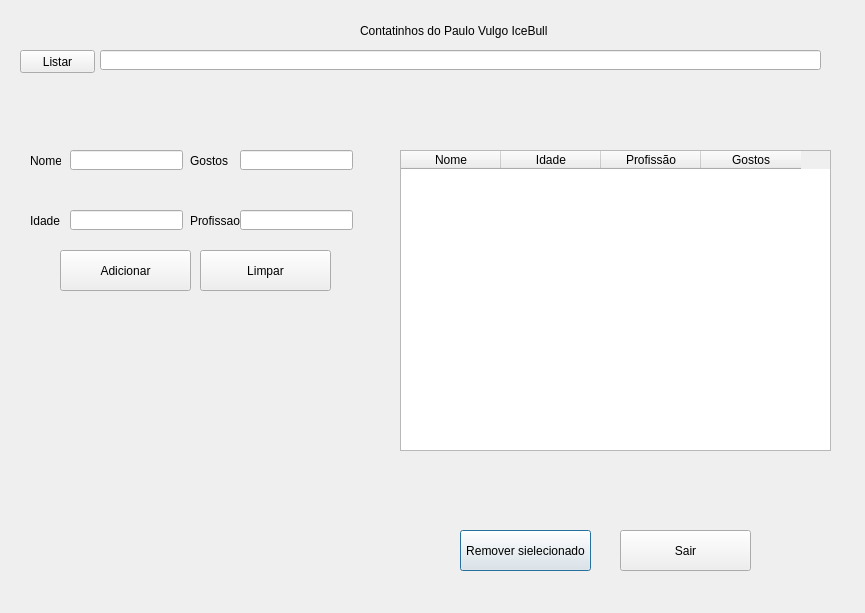
<?xml version="1.0" encoding="UTF-8"?>
<ui version="4.0">
 <class>Dialog</class>
 <widget class="QDialog" name="Dialog">
  <property name="geometry">
   <rect>
    <x>0</x>
    <y>0</y>
    <width>865</width>
    <height>613</height>
   </rect>
  </property>
  <property name="windowTitle">
   <string>Dialog</string>
  </property>
  <widget class="QLabel" name="label">
   <property name="geometry">
    <rect>
     <x>360</x>
     <y>-40</y>
     <width>341</width>
     <height>141</height>
    </rect>
   </property>
   <property name="text">
    <string>Contatinhos do Paulo Vulgo IceBull</string>
   </property>
  </widget>
  <widget class="QPushButton" name="btnRemover">
   <property name="geometry">
    <rect>
     <x>460</x>
     <y>530</y>
     <width>131</width>
     <height>41</height>
    </rect>
   </property>
   <property name="text">
    <string>Remover sielecionado</string>
   </property>
  </widget>
  <widget class="QPushButton" name="btnSair">
   <property name="geometry">
    <rect>
     <x>620</x>
     <y>530</y>
     <width>131</width>
     <height>41</height>
    </rect>
   </property>
   <property name="text">
    <string>Sair</string>
   </property>
  </widget>
  <widget class="QPushButton" name="pushButton_3">
   <property name="geometry">
    <rect>
     <x>20</x>
     <y>50</y>
     <width>75</width>
     <height>23</height>
    </rect>
   </property>
   <property name="text">
    <string>Listar</string>
   </property>
  </widget>
  <widget class="QLineEdit" name="lineEdit">
   <property name="geometry">
    <rect>
     <x>100</x>
     <y>50</y>
     <width>721</width>
     <height>20</height>
    </rect>
   </property>
  </widget>
  <widget class="QLineEdit" name="lineNome">
   <property name="geometry">
    <rect>
     <x>70</x>
     <y>150</y>
     <width>113</width>
     <height>20</height>
    </rect>
   </property>
  </widget>
  <widget class="QLabel" name="label_2">
   <property name="geometry">
    <rect>
     <x>30</x>
     <y>90</y>
     <width>31</width>
     <height>141</height>
    </rect>
   </property>
   <property name="text">
    <string>Nome:</string>
   </property>
  </widget>
  <widget class="QLabel" name="label_3">
   <property name="geometry">
    <rect>
     <x>30</x>
     <y>150</y>
     <width>31</width>
     <height>141</height>
    </rect>
   </property>
   <property name="text">
    <string>Idade</string>
   </property>
  </widget>
  <widget class="QLineEdit" name="lineIdade">
   <property name="geometry">
    <rect>
     <x>70</x>
     <y>210</y>
     <width>113</width>
     <height>20</height>
    </rect>
   </property>
  </widget>
  <widget class="QLabel" name="label_4">
   <property name="geometry">
    <rect>
     <x>190</x>
     <y>90</y>
     <width>51</width>
     <height>141</height>
    </rect>
   </property>
   <property name="text">
    <string>Gostos</string>
   </property>
  </widget>
  <widget class="QLabel" name="label_5">
   <property name="geometry">
    <rect>
     <x>190</x>
     <y>150</y>
     <width>111</width>
     <height>141</height>
    </rect>
   </property>
   <property name="text">
    <string>Profissao</string>
   </property>
  </widget>
  <widget class="QLineEdit" name="lineProf">
   <property name="geometry">
    <rect>
     <x>240</x>
     <y>210</y>
     <width>113</width>
     <height>20</height>
    </rect>
   </property>
  </widget>
  <widget class="QLineEdit" name="linGostos">
   <property name="geometry">
    <rect>
     <x>240</x>
     <y>150</y>
     <width>113</width>
     <height>20</height>
    </rect>
   </property>
  </widget>
  <widget class="QTableWidget" name="tableContatin">
   <property name="geometry">
    <rect>
     <x>400</x>
     <y>150</y>
     <width>431</width>
     <height>301</height>
    </rect>
   </property>
   <column>
    <property name="text">
     <string>Nome</string>
    </property>
   </column>
   <column>
    <property name="text">
     <string>Idade</string>
    </property>
   </column>
   <column>
    <property name="text">
     <string>Profissão</string>
    </property>
   </column>
   <column>
    <property name="text">
     <string>Gostos</string>
    </property>
   </column>
  </widget>
  <widget class="QPushButton" name="btnAdicionar">
   <property name="geometry">
    <rect>
     <x>60</x>
     <y>250</y>
     <width>131</width>
     <height>41</height>
    </rect>
   </property>
   <property name="text">
    <string>Adicionar</string>
   </property>
  </widget>
  <widget class="QPushButton" name="btnLimpar">
   <property name="geometry">
    <rect>
     <x>200</x>
     <y>250</y>
     <width>131</width>
     <height>41</height>
    </rect>
   </property>
   <property name="text">
    <string>Limpar</string>
   </property>
  </widget>
 </widget>
 <resources/>
 <connections/>
</ui>
